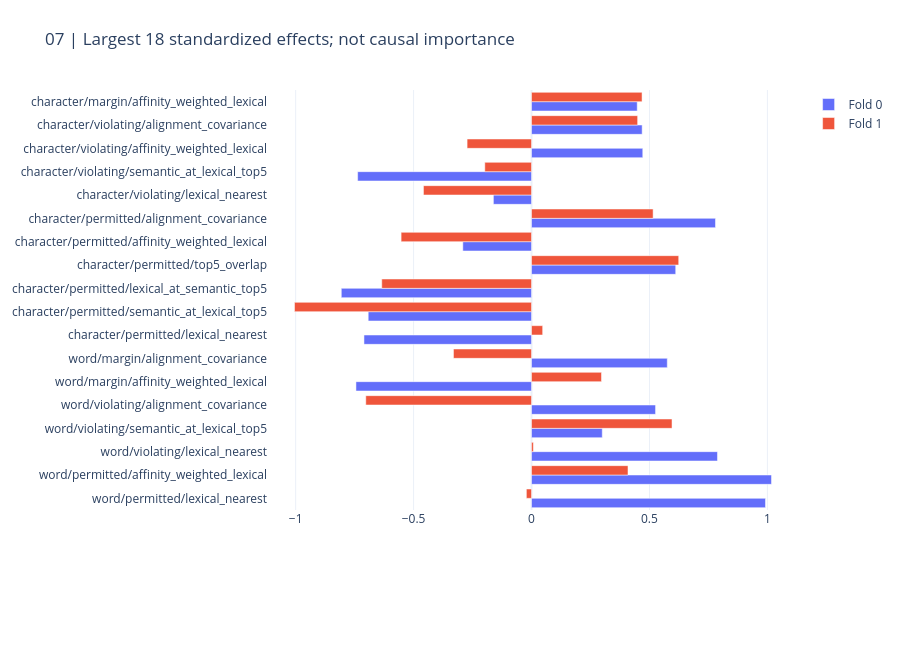

Notebook source saved alongside this figure:
### Markdown cell above
## 5. Fitted associations, not causal importance

These coefficients summarize the trained linear readout. Matched ablations, not coefficient magnitude, determine evidence for a family.

### Code cell
CHARTS[6].show(renderer="plotly_mimetype")

### Figure 1 — Plotly figure (JSON) as saved in the notebook; plotly's stock layout.template omitted (floating-point values rounded to 4 significant figures)
{"data": [{"name": "Fold 0", "orientation": "h", "type": "bar", "x": [0.992, 1.017, 0.7883, 0.2999, 0.5258, -0.7444, 0.5756, -0.7104, -0.6924, -0.8065, 0.6113, -0.2913, 0.78, -0.1617, -0.7373, 0.4717, 0.4691, 0.4482], "y": ["word/permitted/lexical_nearest", "word/permitted/affinity_weighted_lexical", "word/violating/lexical_nearest", "word/violating/semantic_at_lexical_top5", "word/violating/alignment_covariance", "word/margin/affinity_weighted_lexical", "word/margin/alignment_covariance", "character/permitted/lexical_nearest", "character/permitted/semantic_at_lexical_top5", "character/permitted/lexical_at_semantic_top5", "character/permitted/top5_overlap", "character/permitted/affinity_weighted_lexical", "character/permitted/alignment_covariance", "character/violating/lexical_nearest", "character/violating/semantic_at_lexical_top5", "character/violating/affinity_weighted_lexical", "character/violating/alignment_covariance", "character/margin/affinity_weighted_lexical"]}, {"name": "Fold 1", "orientation": "h", "type": "bar", "x": [-0.02185, 0.409, 0.007741, 0.5957, -0.7027, 0.2966, -0.3309, 0.04725, -1.005, -0.635, 0.624, -0.5529, 0.5155, -0.4582, -0.1981, -0.2731, 0.4499, 0.4686], "y": ["word/permitted/lexical_nearest", "word/permitted/affinity_weighted_lexical", "word/violating/lexical_nearest", "word/violating/semantic_at_lexical_top5", "word/violating/alignment_covariance", "word/margin/affinity_weighted_lexical", "word/margin/alignment_covariance", "character/permitted/lexical_nearest", "character/permitted/semantic_at_lexical_top5", "character/permitted/lexical_at_semantic_top5", "character/permitted/top5_overlap", "character/permitted/affinity_weighted_lexical", "character/permitted/alignment_covariance", "character/violating/lexical_nearest", "character/violating/semantic_at_lexical_top5", "character/violating/affinity_weighted_lexical", "character/violating/alignment_covariance", "character/margin/affinity_weighted_lexical"]}], "layout": {"barmode": "group", "height": 650, "margin": {"b": 140, "l": 130, "r": 35, "t": 90}, "title": {"text": "07 | Largest 18 standardized effects; not causal importance"}, "xaxis": {"automargin": true}, "yaxis": {"automargin": true}}}
